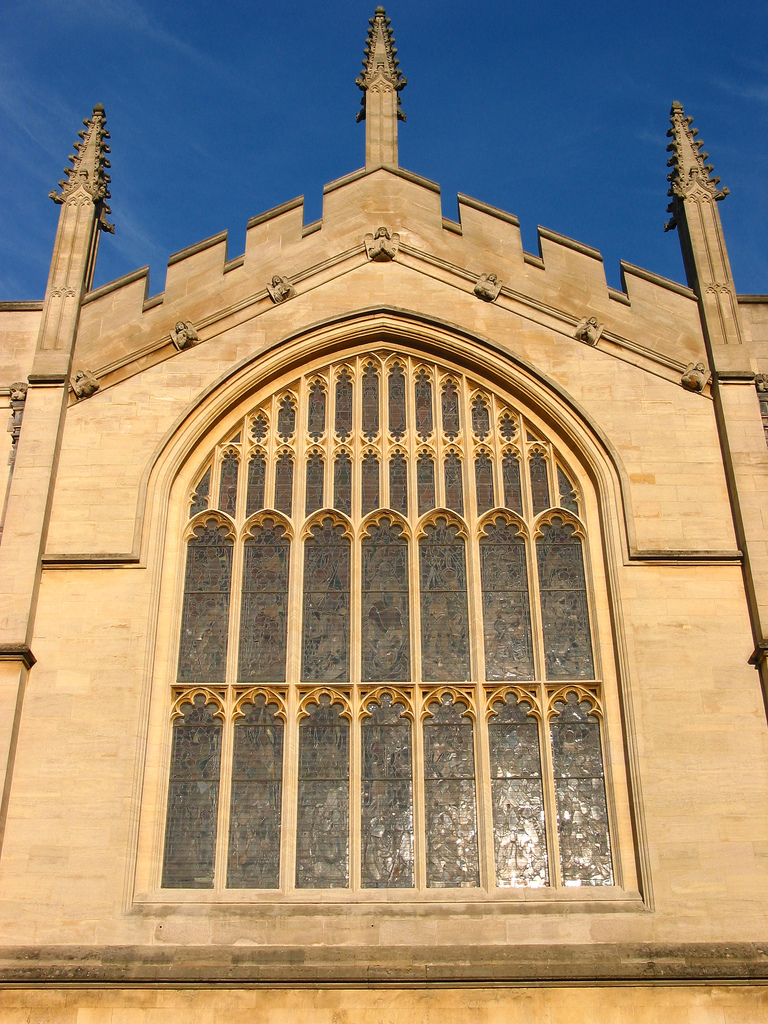
#> input picture images/all_souls_000003.jpg, 768 x 1024 px
$ python ex03.py
#> lines starting #> are read from the running program, lines starting #| are printed output that depends on the picture
import cv2
import numpy as np

#carregando a imagem
img = cv2.imread("images//all_souls_000003.jpg", cv2.IMREAD_GRAYSCALE)
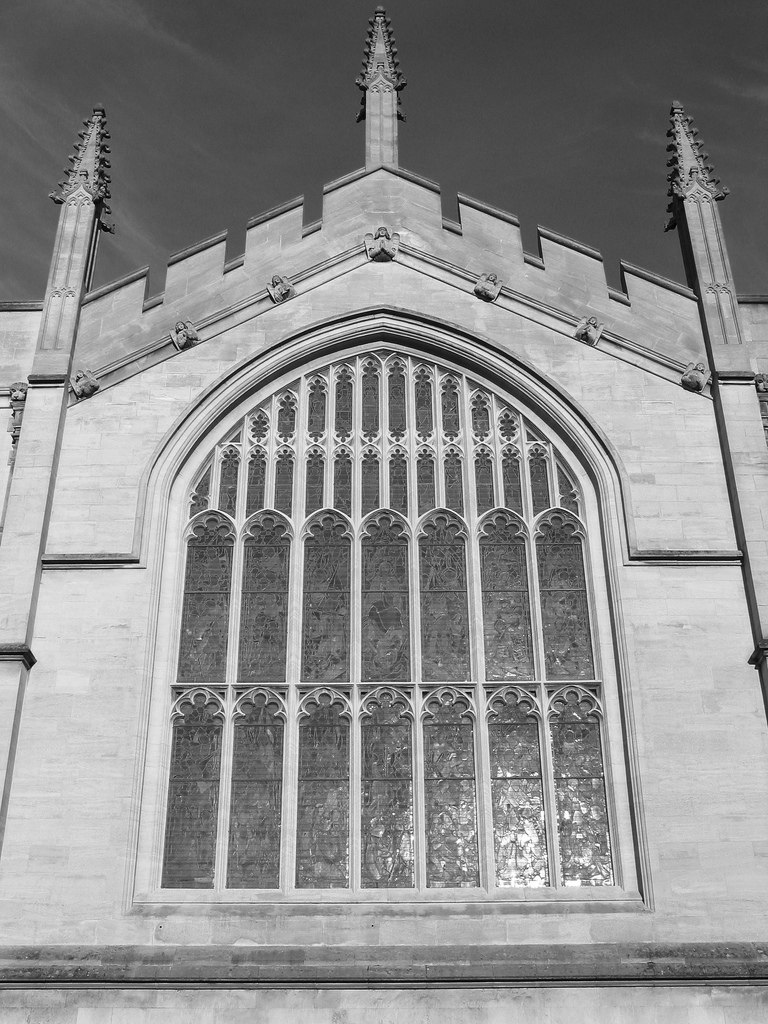
#> img: shape (1024, 768); min 0, max 255, mean 141
#mostrando imagem
cv2.imshow("Imagem Original", img)

#gerando a I'
imgGeradaX = np.ones((img.shape[0],img.shape[1],1),np.uint8)*255
for i in range(imgGeradaX.shape[0]):
    for j in range(imgGeradaX.shape[1]):
        if j <= 255:
            imgGeradaX[i, j, 0] = j
        else:
            imgGeradaX[i, j, 0] = 255
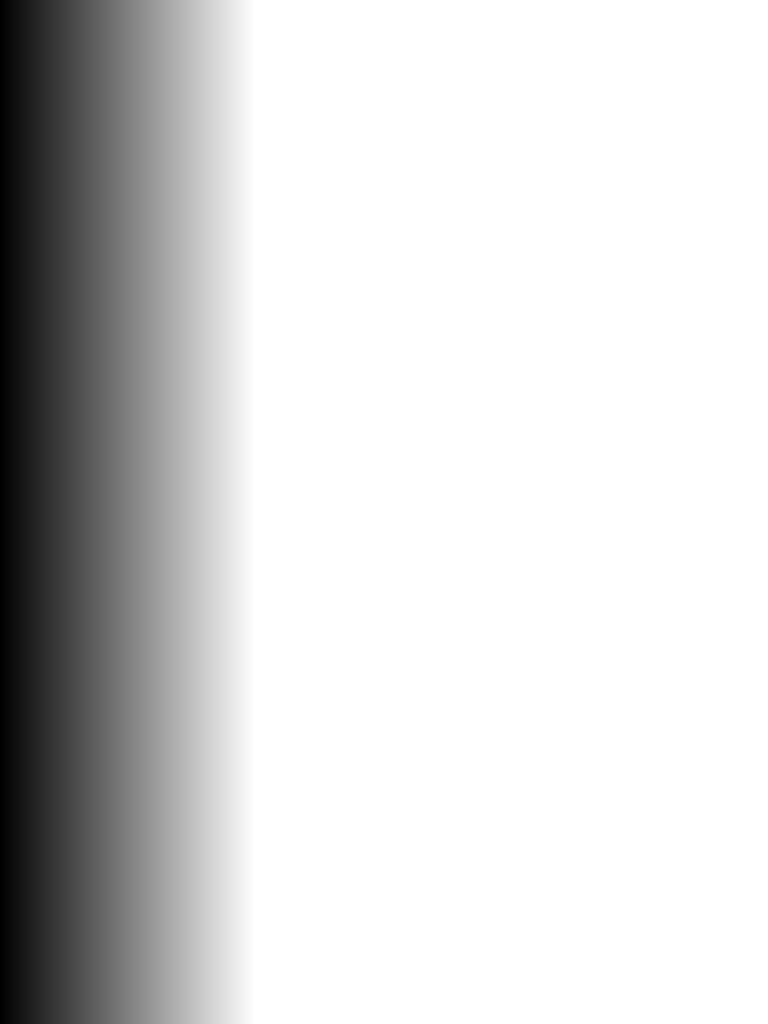
#> imgGeradaX: shape (1024, 768, 1); min 0, max 255, mean 212.5
cv2.imshow("Imagem Gerada X",imgGeradaX)

#gerando a I''
imgGeradaY = np.ones((img.shape[0],img.shape[1],1),np.uint8)*255
for i in range(imgGeradaY.shape[0]):
    for j in range(imgGeradaY.shape[1]):
        if i <= 255:
            imgGeradaY[i, j, 0] = i
        else:
            imgGeradaY[i, j, 0] = 255
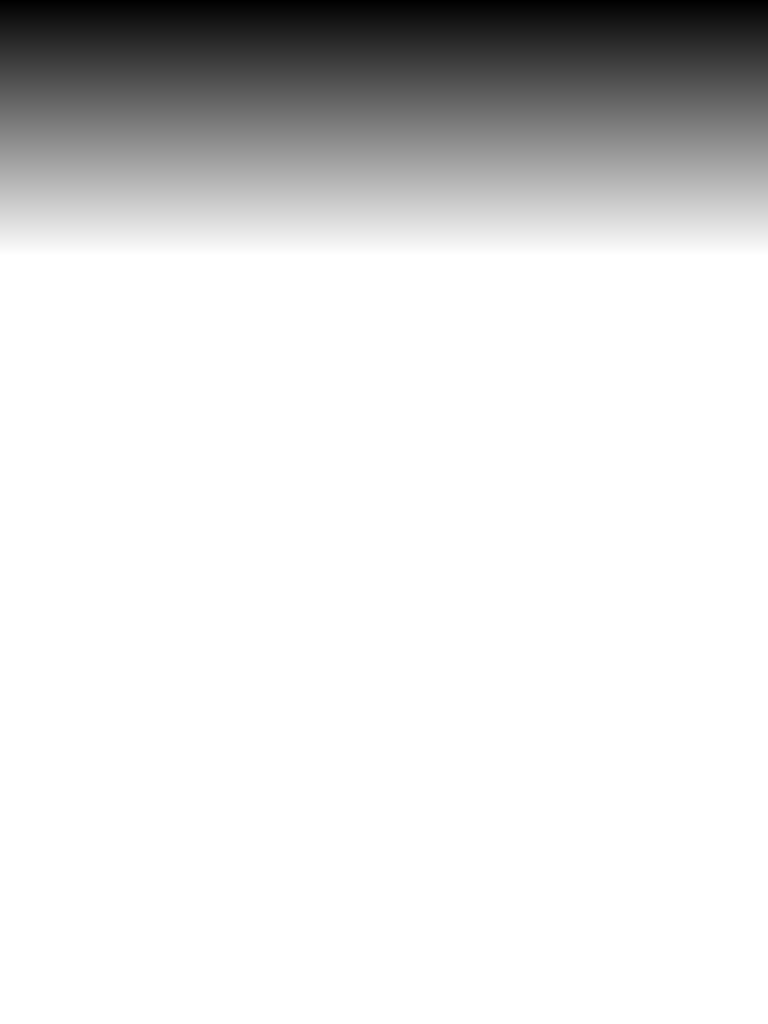
#> imgGeradaY: shape (1024, 768, 1); min 0, max 255, mean 223.1
cv2.imshow("Imagem Gerada Y",imgGeradaY)

#somando imagens
imgFinal = cv2.add(img, imgGeradaX)
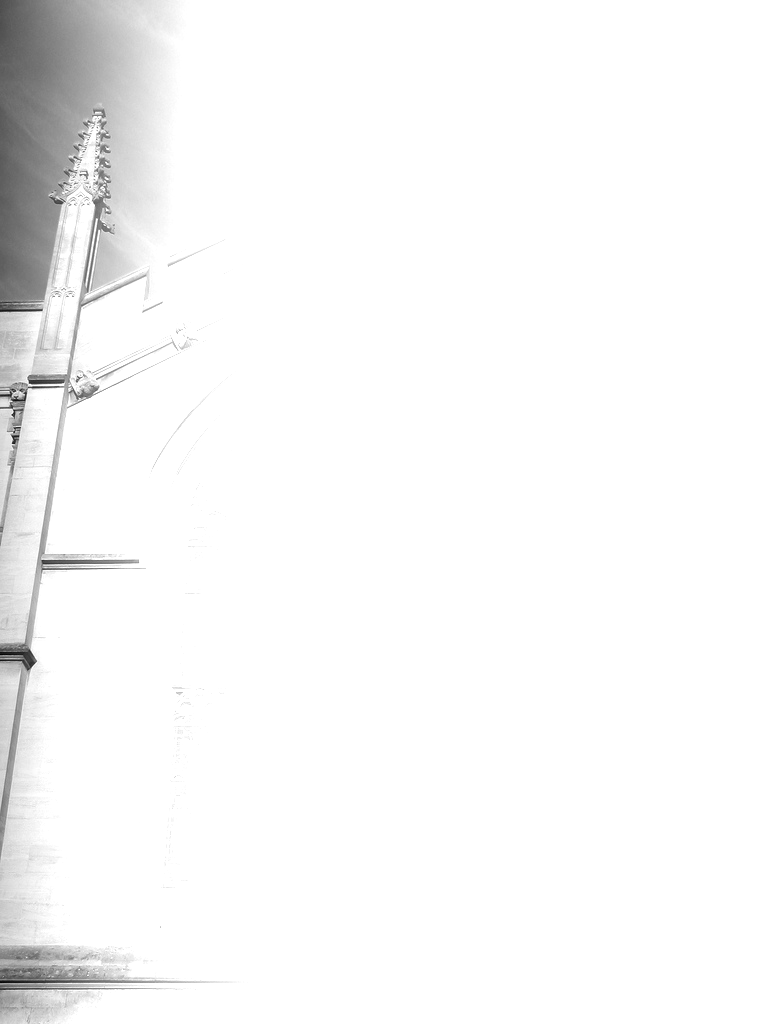
#> imgFinal: shape (1024, 768); min 1, max 255, mean 247.3
imgFinal = cv2.add(imgFinal, imgGeradaY)
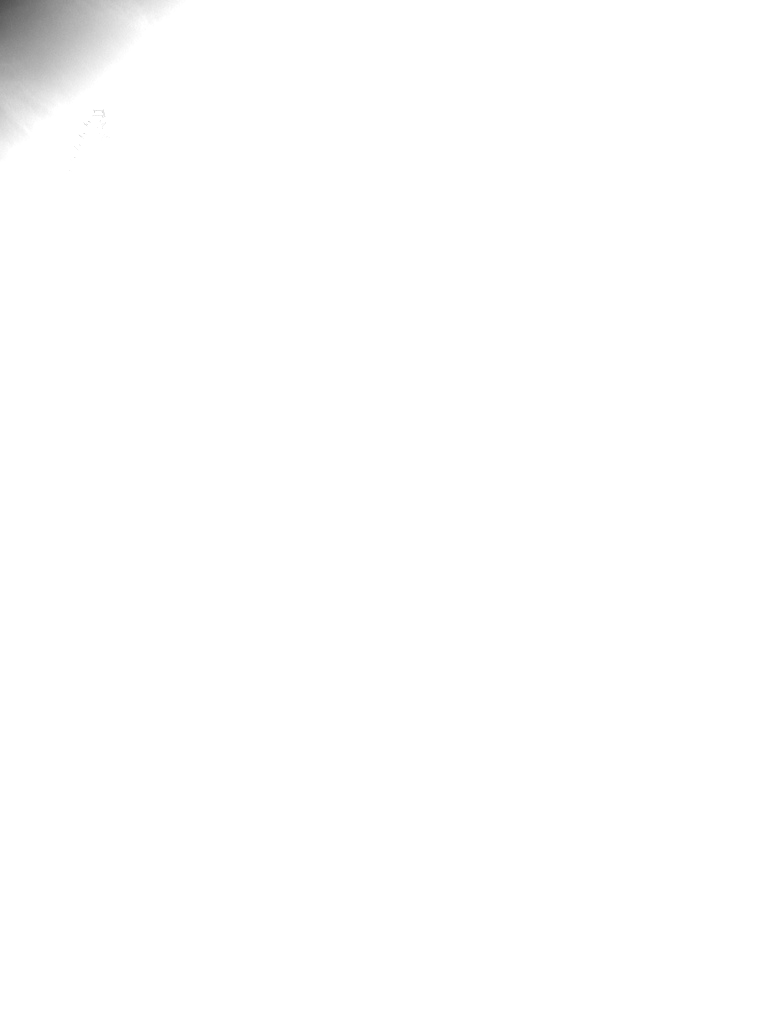
#> imgFinal: shape (1024, 768); min 78, max 255, mean 253.9

#mostrando imagem final
cv2.imshow("Imagem Final", imgFinal)
cv2.waitKey()

cv2.imwrite("results//ex03.jpg", imgFinal)
